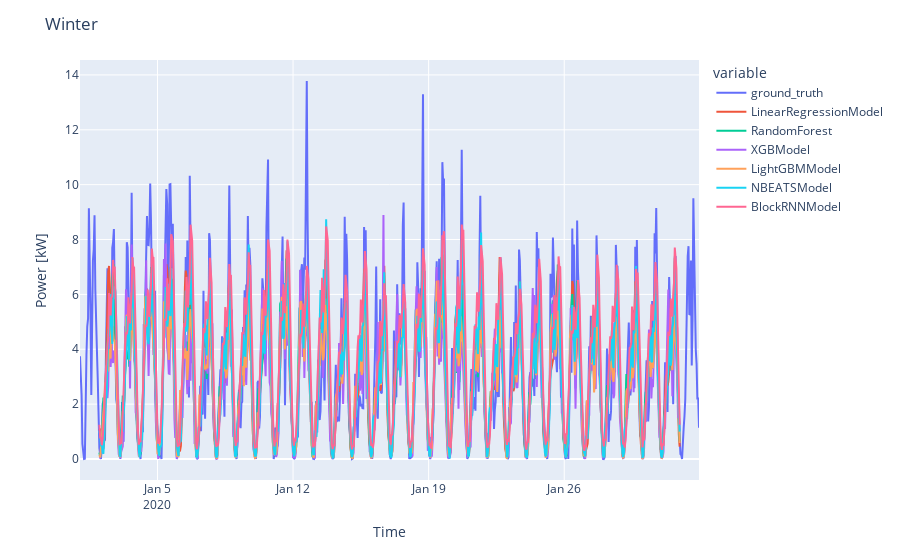
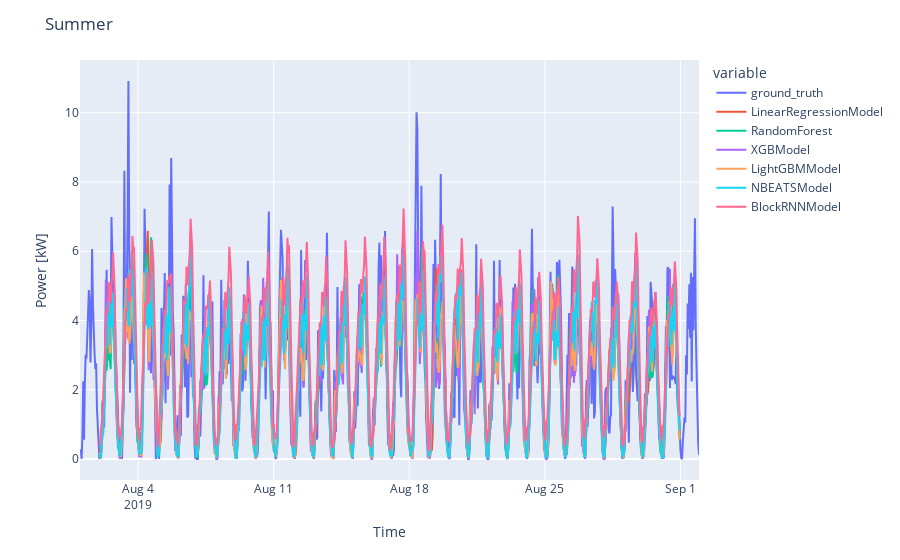

Notebook code cell kept with these figures, in order:
### Markdown cell above
### Plot 1: Side-by-side comparison of the models

### Code cell
for season, (_, preds_per_model, gt) in dict_result_season.items():
    fig = px.line(gt.pd_series().to_frame("ground_truth"))
    for model_name in model_names:
        preds = preds_per_model[model_name]
        fig.add_scatter(x=preds.pd_series().index, y=preds.pd_series().values, name=model_name)
    
    fig.update_layout(title=f"{season}")
    fig.update_xaxes(title_text="Time")
    fig.update_yaxes(title_text=f"Power [{ts_train[0].components[0][-2:]}]")
    fig.show()
    wandb.log({f"{season} - Side-by-side comparison of predictions and the ground truth for {config.spatial_scale} in {config.location}": fig})

### Figure 1 — Plotly figure (JSON) as saved in the notebook; plotly's stock layout.template omitted (floating-point values rounded to 4 significant figures; data arrays with more than 128 entries replaced by an {"elided": "..."} marker saying what was removed)
{"data": [{"hovertemplate": "variable=ground_truth<br>datetime=%{x}<br>value=%{y}<extra></extra>", "legendgroup": "ground_truth", "line": {"color": "#636efa", "dash": "solid"}, "marker": {"symbol": "circle"}, "mode": "lines", "name": "ground_truth", "orientation": "v", "showlegend": true, "type": "scatter", "x": {"elided": "768 str values"}, "xaxis": "x", "y": {"elided": "768 float values"}, "yaxis": "y"}, {"name": "LinearRegressionModel", "type": "scatter", "x": {"elided": "720 str values"}, "y": {"elided": "720 float values"}}, {"name": "RandomForest", "type": "scatter", "x": {"elided": "720 str values"}, "y": {"elided": "720 float values"}}, {"name": "XGBModel", "type": "scatter", "x": {"elided": "720 str values"}, "y": {"elided": "720 float values"}}, {"name": "LightGBMModel", "type": "scatter", "x": {"elided": "720 str values"}, "y": {"elided": "720 float values"}}, {"name": "NBEATSModel", "type": "scatter", "x": {"elided": "720 str values"}, "y": {"elided": "720 float values"}}, {"name": "BlockRNNModel", "type": "scatter", "x": {"elided": "720 str values"}, "y": {"elided": "720 float values"}}], "layout": {"legend": {"title": {"text": "variable"}, "tracegroupgap": 0}, "margin": {"t": 60}, "title": {"text": "Winter"}, "xaxis": {"anchor": "y", "domain": [0, 1], "title": {"text": "Time"}}, "yaxis": {"anchor": "x", "domain": [0, 1], "title": {"text": "Power [kW]"}}}}

### Figure 2 — Plotly figure (JSON) as saved in the notebook; plotly's stock layout.template omitted (floating-point values rounded to 4 significant figures; data arrays with more than 128 entries replaced by an {"elided": "..."} marker saying what was removed)
{"data": [{"hovertemplate": "variable=ground_truth<br>datetime=%{x}<br>value=%{y}<extra></extra>", "legendgroup": "ground_truth", "line": {"color": "#636efa", "dash": "solid"}, "marker": {"symbol": "circle"}, "mode": "lines", "name": "ground_truth", "orientation": "v", "showlegend": true, "type": "scatter", "x": {"elided": "768 str values"}, "xaxis": "x", "y": {"elided": "768 float values"}, "yaxis": "y"}, {"name": "LinearRegressionModel", "type": "scatter", "x": {"elided": "720 str values"}, "y": {"elided": "720 float values"}}, {"name": "RandomForest", "type": "scatter", "x": {"elided": "720 str values"}, "y": {"elided": "720 float values"}}, {"name": "XGBModel", "type": "scatter", "x": {"elided": "720 str values"}, "y": {"elided": "720 float values"}}, {"name": "LightGBMModel", "type": "scatter", "x": {"elided": "720 str values"}, "y": {"elided": "720 float values"}}, {"name": "NBEATSModel", "type": "scatter", "x": {"elided": "720 str values"}, "y": {"elided": "720 float values"}}, {"name": "BlockRNNModel", "type": "scatter", "x": {"elided": "720 str values"}, "y": {"elided": "720 float values"}}], "layout": {"legend": {"title": {"text": "variable"}, "tracegroupgap": 0}, "margin": {"t": 60}, "title": {"text": "Summer"}, "xaxis": {"anchor": "y", "domain": [0, 1], "title": {"text": "Time"}}, "yaxis": {"anchor": "x", "domain": [0, 1], "title": {"text": "Power [kW]"}}}}
